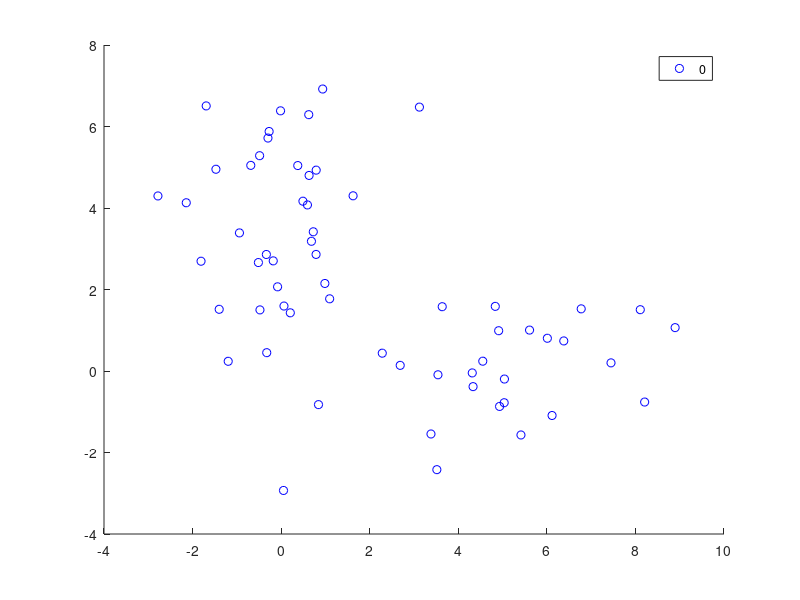

MATLAB code to generate this figure: (Note: this script raises an error after producing the figure.)
clear all;
% estimate params from D10k train
load("train100.mat");
load("validate.mat");

x = train_100x;
y = train_100y; 

x0 = x(:, (y==0));
%P = randperm(size(x0,2));
%x0 = x0(:,P);

y0 = y(:, (y==0));

x1 = x(:, (y==1));
y1 = y(:, (y==1));


options = statset('MaxIter',1000, 'Display', 'final', 'TolFun', 1e-6, 'TolTypeFun', 'abs');

global gmModel0 m1_hat c1_hat;

prior_0 = length(y0)/length(y);
gmModel0 = fitgmdist(x0.',2, 'Options',options, 'RegularizationValue', 0.01);
disp(gmModel0);
%disp(["Iterations: " gmModel0.NumIterations]);
% use the sample average
prior_1 = length(y1)/length(y);
m1_hat = mean(x1, 2);

% cov works too, but uses 1/n-1 instead of 1/n
%cov_hat = cov(x1.');

% use sample covariance method: sum = 0->n (xi-mu)(xi-mu)^T
[d, samp] = size(x1);
a = zeros([d d]);
for i=1:samp
   vec = x1(:, i);
   a = a + ( (vec-m1_hat)*(vec-m1_hat).');
end
c1_hat = 1/(samp) * a;

disp(m1_hat);
disp(c1_hat);


% gaussian estimation results

figure;
h = gscatter(x0(1,:).',x0(2,:).',y0);
hold on;
gmPDF = @(x,y) arrayfun(@(x0,y0) pdf(gmModel0,[x0 y0]),x,y);
g = gca;
fcontour(gmPDF,[g.XLim g.YLim])
title('{\bf EM output on Class 0 with 2 gaussian components.}')
legend(h,'Class label 0')
hold off
figure;

h2 = gscatter(x1(1,:).',x1(2,:).',y1);
hold on;
gmPDF2 = @(x,y) arrayfun(@(x0,y0) evalGaussian([x0;y0],m1_hat, c1_hat ),x,y);
g2 = gca;
fcontour(gmPDF2,[g2.XLim g2.YLim]);

title('{\bf Estimations of Class 1 with 1 gaussian component.}')
legend(h2,'Class label 1')
hold off;
%gscatter(x(1,:).',x(2,:).',y);;





figure;
hold on;
[~, samples] = size(validatex);

mthresh = -100;
merror = 1;

for i=-2.5:0.01:4
    desc = decide(validatex, exp(i));
    perror = 1- sum(desc == validatey)/samples;
    
    plot(i, perror, '.r');
    if(perror < merror)
       merror = perror;
       mthresh = exp(i);
    end
end

descbest = decide(validatex, exp(1.09));

disp("minimum is at ");
disp([mthresh merror]);
xlabel('log(gamma)');
ylabel('p-error');
desc = decide(validatex, mthresh);
perror = 1- sum(desc == validatey)/samples;
plot(log(mthresh), perror, '+g');



[~, validsize] = size(validatey);
desc = decide(validatex, mthresh);
perror = 1- sum(desc == validatey)/validsize;
disp("P error on validate:")
disp(perror);

figure;
hold on;
for i=-10:0.01:10
   [TP, FP] = compute_roc_point(validatex,validatey,exp(i));
   plot(FP, TP, '.r'); hold on;
   %disp([i round(TP, 3) round(FP, 3)]);
end


[TP, FP] = compute_roc_point(validatex,validatey,mthresh);
plot(FP, TP, '+b'); hold on;
 
hold off;







figure;
q = gscatter(validatex(1, :), validatex(2, :), validatey);
hold on;
llpdf = @(x,y) arrayfun(@(x0,y0) loglikeratio([x0;y0]),x,y);
g = gca;
fcontour(llpdf,[g.XLim g.YLim])
title('{\bf ERM Classifier descision boundary based on EM based estimation of D100}')
legend(q,'Class label 0', 'class label 1')
hold off








function [TP, FP] = compute_roc_point(x, y, gamma)
    y = logical(y);
    count1 = sum(y);
    count0 = sum(not(y));
    
    desc =  decide(x, gamma);
    
    TP = sum(logical(y) & desc)/count1;
    FP = sum(not(logical(y)) & desc)/count0;
end



% decide for 1a/b log likelihood test.
function desc = decide(x, gamma)
    desc = loglikeratio(x) >= log(gamma);
end


function logratios = loglikeratio(x)
    logpdf1 = log(evalPDF1(x));
    logpdf2 = log(evalPDF0(x));
    logratios =  logpdf1-logpdf2;
end

function pdf0 = evalPDF0(x)
    global gmModel0;
    pdf0 = pdf(gmModel0, x.').'; 
end
function likelihoods = evalPDF1(x)
    global m1_hat c1_hat;
    likelihoods = evalGaussian(x,m1_hat , c1_hat);
end
